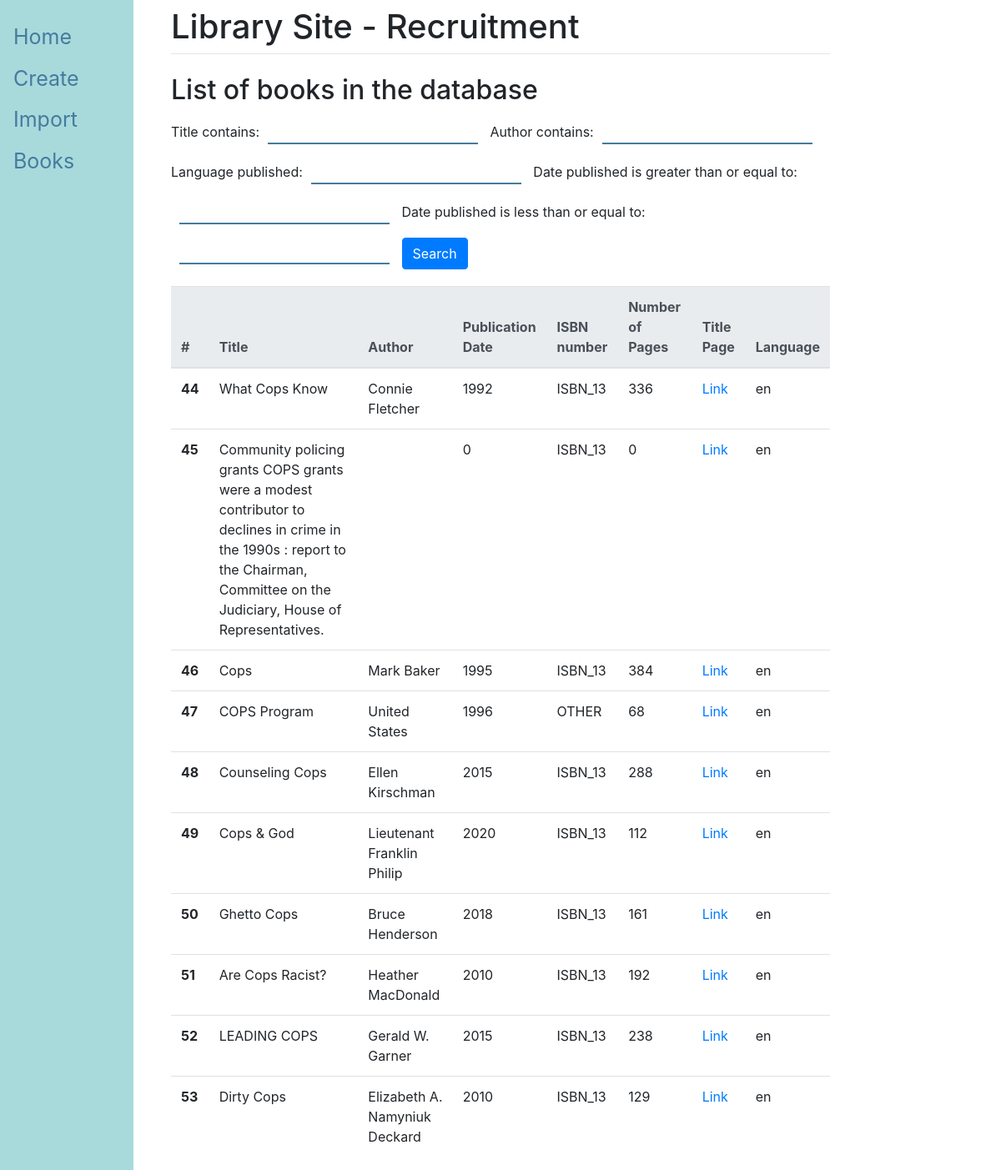
Page /list/ on the committed database.
### main/models.py (models this page shows, shortened)
class Book(models.Model):
    listofbooks = models.ForeignKey(ListOfBooks, on_delete=models.CASCADE)
    title = models.CharField(max_length=200)
    author = models.CharField(max_length=200)
    date_published = models.PositiveIntegerField(validators=[MinValueValidator(0), MaxValueValidator(10000)])
    isbn_number = models.CharField(max_length=50)
    pages_number = models.PositiveIntegerField(validators=[MinValueValidator(0), MaxValueValidator(10000)])
    page_title_href = models.URLField(max_length=1000)
    language_published = models.CharField(max_length=100)
    edit_status = models.BooleanField(null=True)

### main/views.py (the view)
# urls.py: path("list/", views.view_all_books, name="list"),
def view_all_books(response):
    ls = ListOfBooks.objects.get(id=1)
    books = ls.book_set.all()
    my_filter = BookFilter(response.GET, queryset=books)
    books = my_filter.qs
    return render(response, 'main/books.html', {"ls": ls, "books": books, "myFilter": my_filter})

### main/templates/main/books.html (shortened to what this page needs)
{% extends 'main/base.html' %}
{% block content %}
<h2>List of books in the database</h2>
<div>
  <form class="form-group search-filters-div" method="get">
    {{myFilter.form}}
    <button class="btn btn-primary btn-my-custom" type="submit">Search</button>
  </form>
</div>
<table class="table table-hover">
  <thead class="thead-light">
    <tr>
      <th scope="col">#</th>
      <th scope="col">Title</th>
      <th scope="col">Author</th>
      <th scope="col">Publication Date</th>
      <th scope="col">ISBN number</th>
      <th scope="col">Number of Pages</th>
      <th scope="col">Title Page</th>
      <th scope="col">Language</th>
    </tr>
  </thead>
      <tbody>
      {% for book in books %}
        <tr>
          <th scope="row">{{book.id}}</th>
          <td>{{book.title}}</td>
          <td>{{book.author}}</td>
          <td>{{book.date_published}}</td>
          <td>{{book.isbn_number}}</td>
          <td>{{book.pages_number}}</td>
          <td><a href="{{book.page_title_href}}">Link</a></td>
          <td>{{book.language_published}}</td>
        </tr>
      {% endfor %}
      </tbody>
</table>
{% endblock %}

### main/templates/main/base.html (shortened to what this page needs)
<!DOCTYPE html>
<html>
<head>
    {% load static %}
    <link rel="stylesheet" href="{% static 'css/style.css' %}"/>
    <link rel="stylesheet" href="https://cdn.jsdelivr.net/npm/bootstrap@4.0.0/dist/css/bootstrap.min.css">
</head>
<body>
    <div class="sidenav">
        <a href="/">Home</a>
        <a href="/create">Create</a>
        <a href="/import">Import</a>
        <a href="/list">Books</a>
    </div>
    <div id="content" name="content" >
        <div class="row justify-content-center">
            <div class="col-8">
                <h1 class="mt-2">Library Site - Recruitment</h1>
                <hr class="mt-0 mb-4">
                    {% block content%}
                    {% endblock %}
            </div>
        </div>
    </div>
</body>
</html>

### main/static/css/style.css (style rules this page uses)
.sidenav { height: 100%; width: 160px; position: fixed; z-index: 1; top: 0; left: 0; background-color: #a8dadc; overflow-x: hidden; padding-top: 20px; }
.sidenav a { padding: 6px 8px 6px 16px; text-decoration: none; font-size: 25px; color: #457b9d; display: block; }
.search-filters-div > input { margin: 10px; border: none; border-bottom-style: solid; border-bottom-width: 2px; border-bottom-color: #457b9d; outline: none; }

### rows in the picture
Book: id "44", title "What Cops Know", author "Connie Fletcher", date_published "1992", isbn_number "ISBN_13", pages_number "336", language_published "en"
Book: id "45", title "Community policing grants COPS grants were a modest contributor to declines in crime in the 1990s : report to the Chairman, Committee on the Judiciary, House of Representatives.", date_published "0", isbn_number "ISBN_13", pages_number "0", language_published "en"
Book: id "46", title "Cops", author "Mark Baker", date_published "1995", isbn_number "ISBN_13", pages_number "384", language_published "en"
Book: id "47", title "COPS Program", author "United States", date_published "1996", isbn_number "OTHER", pages_number "68", language_published "en"
Book: id "48", title "Counseling Cops", author "Ellen Kirschman", date_published "2015", isbn_number "ISBN_13", pages_number "288", language_published "en"
Book: id "49", title "Cops & God", author "Lieutenant Franklin Philip", date_published "2020", isbn_number "ISBN_13", pages_number "112", language_published "en"
Book: id "50", title "Ghetto Cops", author "Bruce Henderson", date_published "2018", isbn_number "ISBN_13", pages_number "161", language_published "en"
Book: id "51", title "Are Cops Racist?", author "Heather MacDonald", date_published "2010", isbn_number "ISBN_13", pages_number "192", language_published "en"
Book: id "52", title "LEADING COPS", author "Gerald W. Garner", date_published "2015", isbn_number "ISBN_13", pages_number "238", language_published "en"
Book: id "53", title "Dirty Cops", author "Elizabeth A. Namyniuk Deckard", date_published "2010", isbn_number "ISBN_13", pages_number "129", language_published "en"
